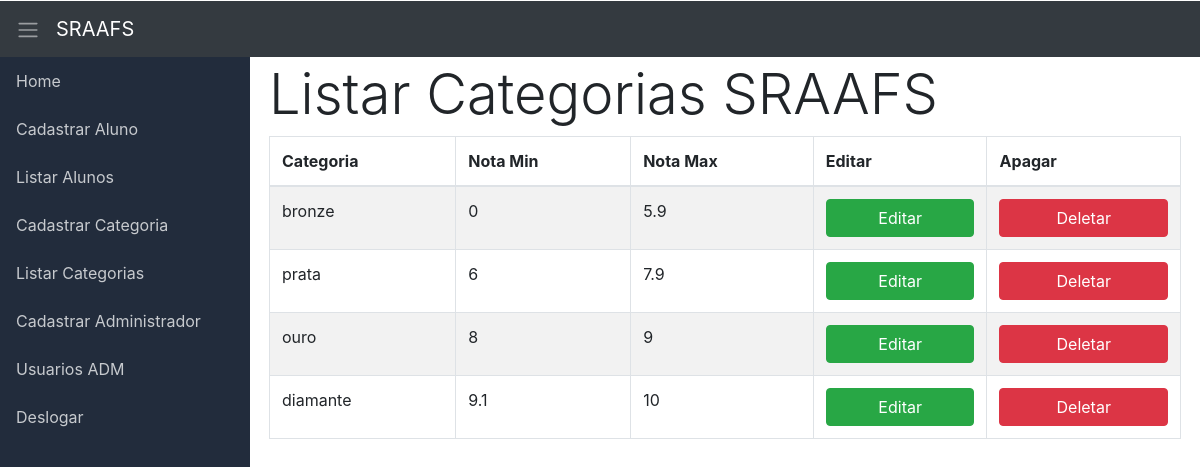
/ranking/listarCategorias.php, run on the app's committed database.
### tables this page shows
CREATE TABLE `categorias` (
  `id` int(11) NOT NULL,
  `nome` varchar(100) DEFAULT NULL,
  `notaLimite` double NOT NULL,
  `notaMinima` double NOT NULL
);

### ranking/conexao.php (called while the page is built)
<?php
class Conn
{
	private static $host = "localhost";
	private static $dbname = "ranking";
	private static $user = "root";
	private static $pass = "";
	private static $conn = null;
	private static function conectar()
	{
		if (self::$conn == null) {
			try {
			self::$conn = new PDO('mysql:host='.self::$host.';dbname='.self::$dbname.';charset=utf8',self::$user,self::$pass);
			} catch (Exception $e) {
				echo $e->getMessage();
			}
		}
		return self::$conn;
	}
	public static function getConn()
	{
		return self::conectar();
	}
}

### ranking/listarCategorias.php (the view, shortened to what this page needs)
<?php
require_once "conexao.php";
$c = new Conn();
$sqlSelect = "SELECT * FROM categorias";
$select = $c->getConn()->prepare($sqlSelect);
$select->execute();
 ?>
<!DOCTYPE html>
<html lang="pt-br">
<head>
	<link rel="stylesheet" href="css/bootstrap.css">
	<link rel="stylesheet" href="css/style.css">
</head>
<body style="padding-top: 1px;">
	<nav class="navbar navbar-expand navbar-dark bg-dark">
	  <a class="sidebar-toggle text-light mr-3" id="btn-toggle">
	  	<span class="navbar-toggler-icon"></span>
	  </a>
	  <a class="navbar-brand" href="index.html">SRAAFS</a>
	</nav>
	<div class="d-flex">
		<nav class="sidebar" id="menu-lateral">
			<ul class="list-unstyled">
				<li><a href="dashboard.php">Home</a></li>
				<li><a href="cadastrar.php">Cadastrar Aluno</a></li>
				<li><a href="listar.php">Listar Alunos</a></li>
				<li><a href="cadastrarCategorias.php">Cadastrar Categoria</a></li>
				<li><a href="listarCategorias.php">Listar Categorias</a></li>
				<li><a href="cadastrarUser.php">Cadastrar Administrador</a></li>
				<li><a href="listarUser.php">Usuarios ADM</a></li>
				<li><a href="sair.php">Deslogar</a></li>
			</ul>
		</nav>
		<div class="content p-1 w-100">
			<div class="container">
				<div class="row">
					<div class="col">
						<h1 class="display-4">Listar Categorias SRAAFS</h1>
					</div>
					<div class="col-12">
						<table class="table table-bordered table-hover table-striped">
							<thead>
								<th>Categoria</th>
								<th>Nota Min</th>
								<th>Nota Max</th>
								<th>Editar</th>
								<th>Apagar</th>
							</thead>
							<tbody>
								<?php while($row = $select->fetch(PDO::FETCH_ASSOC)): ?>
								<tr>
									<td><?php echo $row['nome'];?></td>
									<td><?php echo $row['notaMinima'];?></td>
									<td><?php echo $row['notaLimite'];?></td>
									<td><a href="updateCategorias.php?id=<?php echo $row['id'];?>" class="btn btn-success btn-block">Editar</a></td>
									<td><a href="deletarCategoria.php?id=<?php echo $row['id'];?>" class="btn btn-danger btn-block">Deletar</a></td>
								</tr>
								<?php endwhile; ?>
							</tbody>
						</table>
					</div>
				</div>
			</div>
		</div>
	</div>
</body>
</html>

### ranking/css/style.css (style rules this page uses)
.sidebar { background-color: #222c3c; min-width: 250px; max-width: 250px; min-height: calc(100vh - 57px); transition: all 0.3s; }
.sidebar ul li a { display: block; padding: 0.75rem 1rem; color: #c7cace; text-decoration: none; }

### data on the page
categorias: nome "bronze", notaMinima "0", notaLimite "5.9"
categorias: nome "prata", notaMinima "6", notaLimite "7.9"
categorias: nome "ouro", notaMinima "8", notaLimite "9"
categorias: nome "diamante", notaMinima "9.1", notaLimite "10"
